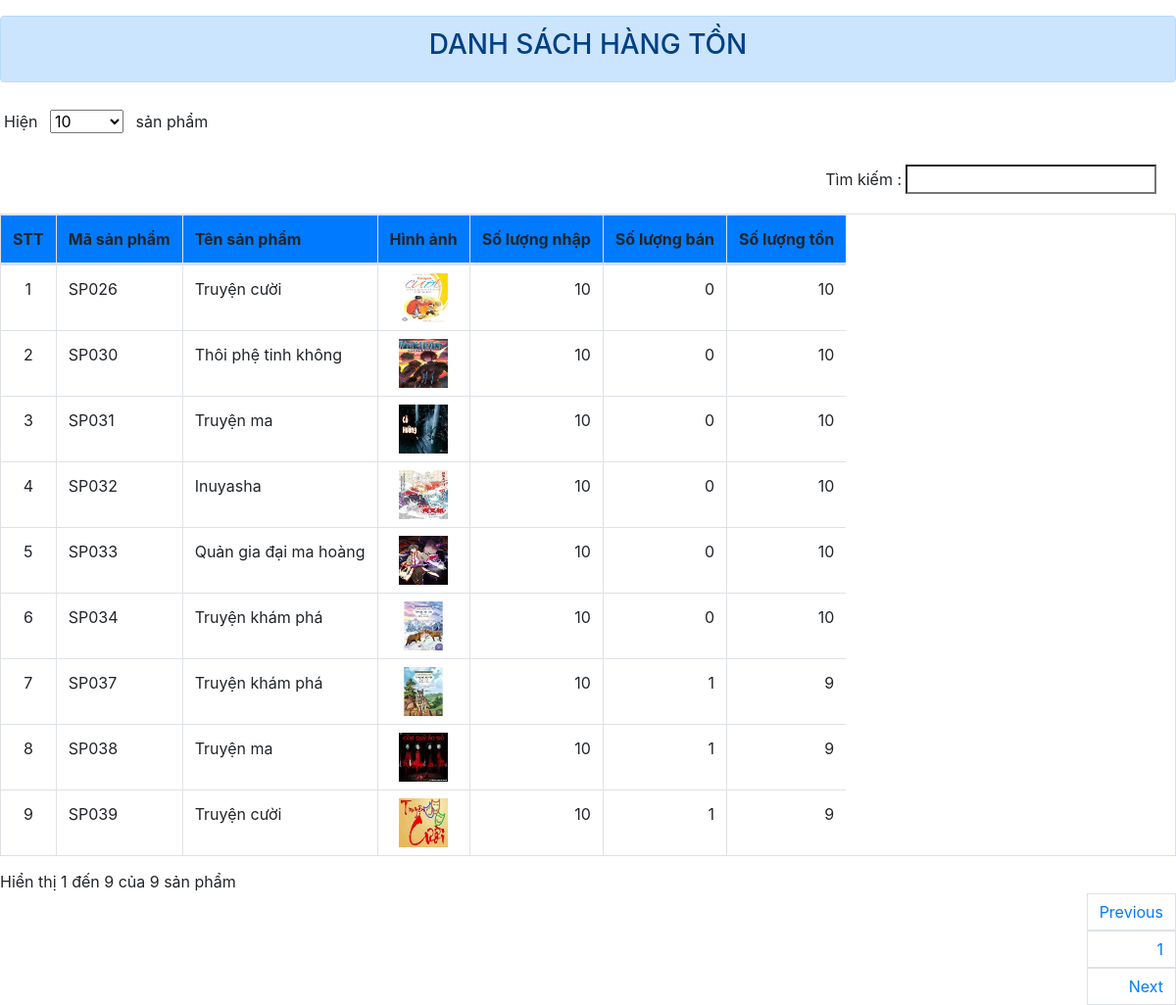
Screenshot of /Admin/fr_HangTon.php with the database file from the repository.
### tables this page shows
CREATE TABLE `tbl_dmsp` (
  `ID` int(11) NOT NULL,
  `MaSP` varchar(50) NOT NULL,
  `TenSP` varchar(100) NOT NULL,
  `DienGiai` longtext NOT NULL,
  `DonGia` decimal(10,0) NOT NULL,
  `SoLuong` int(11) NOT NULL,
  `HinhAnh` varchar(100) NOT NULL,
  `IDLoai` int(11) NOT NULL,
  `IDHang` int(11) NOT NULL,
  `TrangThai` int(11) NOT NULL,
  `SoLuongBan` int(11) DEFAULT NULL
);

### Admin/fr_HangTon.php (the view, shortened to what this page needs)
<!DOCTYPE html>
<html>
<head>
    <link href="css/bootstrap.min.css" rel="stylesheet" />
    <link href="css/dataTables.bootstrap.min.css" rel="stylesheet" />
</head>
<body>
<div class="alert alert-primary mt-3 text-center" role="alert">
    <h3>DANH SÁCH HÀNG TỒN</h3>
</div>
    <table id="example" class="table table-bordered table-responsive table-responsive-md table-hover"  cellspacing="0">
        <thead>
            <tr class="bg-primary">
                    <th>STT</th>
                    <th>Mã sản phẩm</th>
                    <th>Tên sản phẩm</th>
                    <th>Hình ảnh</th>
                    <th>Số lượng nhập</th>
                    <th>Số lượng bán</th>
                    <th>Số lượng tồn</th>
            </tr>
        </thead>
        <tbody>
            <?php
            $con = mysqli_connect('localhost', 'root', '', 'sqlserver');
            mysqli_set_charset($con, 'utf8');
            $sql_spton = "SELECT * FROM tbl_dmsp";
            $kq = mysqli_query($con, $sql_spton);
            $i=1;
            while ($row = mysqli_fetch_assoc($kq)) {
                ?>
                <tr>
                    <td class="text-center"><?php echo $i; ?></td>
                    <td><?php echo $row['MaSP']; ?></td>
                    <td><?php echo $row['TenSP']; ?></td>
                    <td class='p-2 text-center'><img src="../<?php echo $row ['HinhAnh'];?>" style="width:50px;"></td>
                    <td class="text-right"><?php echo $row['SoLuong']; ?></td>
                    <td class="text-right"><?php echo $row['SoLuongBan']; ?></td>
                    <td class="text-right"><?php echo $row['SoLuong'] - $row['SoLuongBan']; ?></td>
                </tr>
            <?php
            $i++;
            }
            ?>
        </tbody>
    </table>
</body>
</html>

### rows the page displays
tbl_dmsp: MaSP "SP026", TenSP "Truyện cười", HinhAnh (picture), SoLuong "10", SoLuongBan "0", $row['SoLuong']-$row['SoLuongBan'] "10"
tbl_dmsp: MaSP "SP030", TenSP "Thôi phệ tinh không", HinhAnh (picture), SoLuong "10", SoLuongBan "0", $row['SoLuong']-$row['SoLuongBan'] "10"
tbl_dmsp: MaSP "SP031", TenSP "Truyện ma", HinhAnh (picture), SoLuong "10", SoLuongBan "0", $row['SoLuong']-$row['SoLuongBan'] "10"
tbl_dmsp: MaSP "SP032", TenSP "Inuyasha", HinhAnh (picture), SoLuong "10", SoLuongBan "0", $row['SoLuong']-$row['SoLuongBan'] "10"
tbl_dmsp: MaSP "SP033", TenSP "Quản gia đại ma hoàng", HinhAnh (picture), SoLuong "10", SoLuongBan "0", $row['SoLuong']-$row['SoLuongBan'] "10"
tbl_dmsp: MaSP "SP034", TenSP "Truyện khám phá", HinhAnh (picture), SoLuong "10", SoLuongBan "0", $row['SoLuong']-$row['SoLuongBan'] "10"
tbl_dmsp: MaSP "SP037", TenSP "Truyện khám phá", HinhAnh (picture), SoLuong "10", SoLuongBan "1", $row['SoLuong'] - $row['SoLuongBan'] "9"
tbl_dmsp: MaSP "SP038", TenSP "Truyện ma", HinhAnh (picture), SoLuong "10", SoLuongBan "1", $row['SoLuong'] - $row['SoLuongBan'] "9"
tbl_dmsp: MaSP "SP039", TenSP "Truyện cười", HinhAnh (picture), SoLuong "10", SoLuongBan "1", $row['SoLuong'] - $row['SoLuongBan'] "9"
